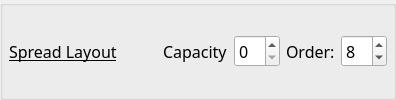
        <widget class="QGroupBox" name="GB_8_spreadLayout">
         <property name="sizePolicy">
          <sizepolicy hsizetype="Preferred" vsizetype="Maximum">
           <horstretch>0</horstretch>
           <verstretch>0</verstretch>
          </sizepolicy>
         </property>
         <property name="title">
          <string/>
         </property>
         <property name="flat">
          <bool>true</bool>
         </property>
         <layout class="QGridLayout" name="gridLayout_62">
          <property name="leftMargin">
           <number>6</number>
          </property>
          <property name="topMargin">
           <number>0</number>
          </property>
          <property name="rightMargin">
           <number>6</number>
          </property>
          <property name="bottomMargin">
           <number>0</number>
          </property>
          <property name="verticalSpacing">
           <number>0</number>
          </property>
          <item row="0" column="1">
           <widget class="QLabel" name="label_105">
            <property name="font">
             <font>
              <family>Noto Sans</family>
              <pointsize>12</pointsize>
              <italic>false</italic>
              <bold>false</bold>
              <underline>true</underline>
             </font>
            </property>
            <property name="text">
             <string>Spread Layout</string>
            </property>
            <property name="margin">
             <number>0</number>
            </property>
           </widget>
          </item>
          <item row="0" column="4">
           <widget class="QSpinBox" name="kcfg_spreadLayoutCapacity">
            <property name="font">
             <font>
              <family>Noto Sans</family>
              <pointsize>12</pointsize>
              <italic>false</italic>
              <bold>false</bold>
              <underline>false</underline>
             </font>
            </property>
            <property name="toolTip">
             <string>&lt;html&gt;&lt;head/&gt;&lt;body&gt;&lt;p&gt;0 - to disable&lt;/p&gt;&lt;/body&gt;&lt;/html&gt;</string>
            </property>
            <property name="maximum">
             <number>99</number>
            </property>
            <property name="value">
             <number>0</number>
            </property>
           </widget>
          </item>
          <item row="0" column="6">
           <widget class="QSpinBox" name="kcfg_spreadLayoutOrder">
            <property name="font">
             <font>
              <family>Noto Sans</family>
              <pointsize>12</pointsize>
              <italic>false</italic>
              <bold>false</bold>
              <underline>false</underline>
             </font>
            </property>
            <property name="toolTip">
             <string>&lt;html&gt;&lt;head/&gt;&lt;body&gt;&lt;p&gt;0 - to disable&lt;/p&gt;&lt;/body&gt;&lt;/html&gt;</string>
            </property>
            <property name="maximum">
             <number>12</number>
            </property>
            <property name="value">
             <number>8</number>
            </property>
           </widget>
          </item>
          <item row="0" column="2">
           <spacer name="horizontalSpacer_56">
            <property name="orientation">
             <enum>Qt::Orientation::Horizontal</enum>
            </property>
            <property name="sizeHint" stdset="0">
             <size>
              <width>40</width>
              <height>20</height>
             </size>
            </property>
           </spacer>
          </item>
          <item row="0" column="5">
           <widget class="QLabel" name="label_106">
            <property name="font">
             <font>
              <family>Noto Sans</family>
              <pointsize>12</pointsize>
              <italic>false</italic>
              <bold>false</bold>
              <underline>false</underline>
             </font>
            </property>
            <property name="text">
             <string>Order:</string>
            </property>
           </widget>
          </item>
          <item row="0" column="3">
           <widget class="QLabel" name="label_55">
            <property name="font">
             <font>
              <family>Noto Sans</family>
              <pointsize>12</pointsize>
              <italic>false</italic>
              <bold>false</bold>
              <underline>false</underline>
             </font>
            </property>
            <property name="text">
             <string>Capacity</string>
            </property>
           </widget>
          </item>
         </layout>
        </widget>
